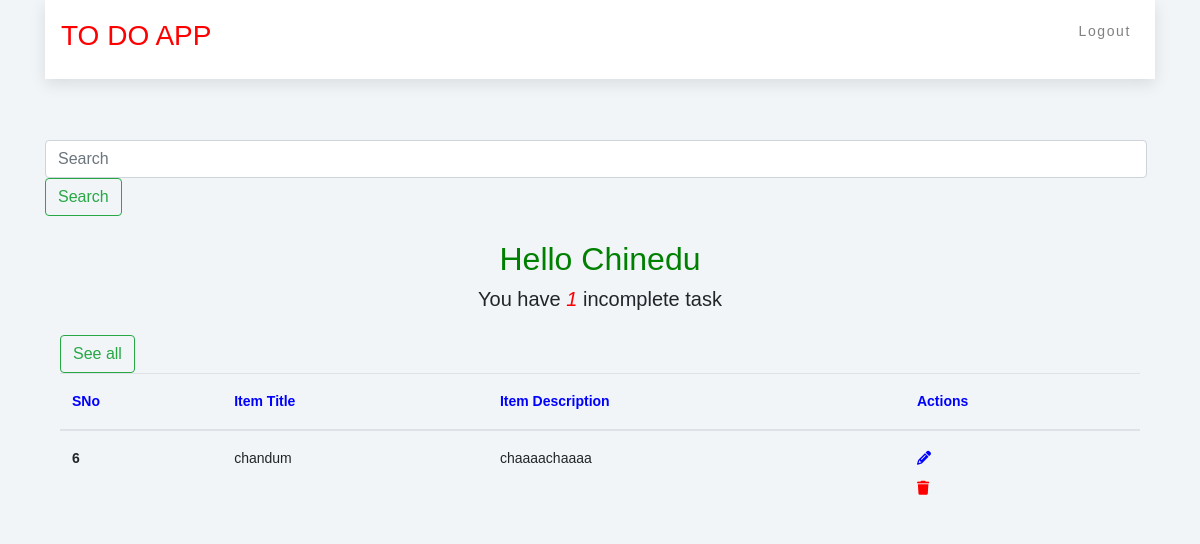
The page / (signed in) on the database its author committed.
### home/models.py (models this page shows, shortened)
class Task(models.Model):
    user = models.ForeignKey(User, on_delete=models.CASCADE, null=True, blank=True)
    title = models.CharField(max_length=200)
    description = models.TextField(null=True, blank=True)
    complete = models.BooleanField(default=False)
    created = models.DateTimeField(auto_now_add=True)
    class Meta:
        ordering = ['complete']

### home/views.py (the view)
# urls.py: path('', TaskList.as_view(), name="tasks"),
class TaskList(LoginRequiredMixin, ListView):
    model = Task
    context_object_name = 'tasks'
    def get_context_data(self, **kwargs):
        context = super().get_context_data(**kwargs)
        context['tasks'] = context['tasks'].filter(user=self.request.user)
        context['count'] = context['tasks'].filter(complete=False).count()
        search_input = self.request.GET.get('search-area') or ''
        if search_input:
            context['tasks'] = context['tasks'].filter(title__istartswith=search_input)
        context['search_input'] = search_input
        return context

### home/templates/home/task_list.html (shortened to what this page needs)
{% extends 'home/main.html' %}
{% block content %}
{% load static %}
<nav >
    <div class="nav-main" >
        <div class="nav-header" >
            <h3 style="color: red;">TO DO APP</h3>
        </div>
        <ul class="menu">
            {% if request.user.is_authenticated %}
            <li>
                <a href="{% url 'logout' %}">Logout</a>
            </li>
            {% endif %}
        </ul>
    </div>
</nav>
<br/><br/>
<form  class="form-inline my-2 my-lg-0 text-center" method="GET">
    <input class="form-control mr-sm-2" type="text" placeholder="Search" name="search-area" value="{{search_input}}" aria-label="Search" style="width:100%;">
    <br/>
    <button class="btn btn-outline-success my-2 my-sm-0" type="submit">Search</button>
</form>
    <div class="container my-4">
        <h2 style="color:green" class="text-center">Hello {{request.user|title}}</h2>
        <h5 class="text-center">You have <i style="color:red">{{count}}</i> incomplete task{{ count|pluralize:"s" }}</h5>
        <div id="items" class="my-4">
            <a href="/"> <button class="btn btn-outline-success my-2 my-sm-0" >See all</button></a>
            <table class="table">
                <thead style="color:blue">
                  <tr>
                    <th scope="col">SNo</th>
                    <th scope="col">Item Title</th>
                    <th scope="col">Item Description</th>
                    <th scope="col">Actions</th>
                  </tr>
                </thead>
                {% for task in tasks %}
                <tbody id="tableBody">
                  <tr>
                    <th scope="row">{{task.id}}</th>
                    <td>{{task.title}}</td>
                    <td>{{task.description}}</td>
                    <td>
                        <a href="{% url 'task-update' task.id %}">
                            <i style="color:blue" class="fa fa-pencil"></i>
                        </a> <br/>
                        <a href="{% url 'task-delete' task.id %}">
                            <i style="color:red" class="fa fa-trash"></i>
                        </a>
                    </td>
                  </tr>
                </tbody>
                  {% endfor %}
              </table>
        </div>
    </div>
{% endblock content %}

### static/style.css (style rules this page uses)
body { margin: 0; padding: 0; font-family: sans-serif; background-color: #f1f5f8; line-height: 2.2; font-size: 0.875rem; }
ul { list-style-type: none; }
a { text-decoration: none; }
nav { background-color: white; box-shadow: 0 5px 15px rgba(0, 0, 0, 0.1); }
.menu a { color:gray; letter-spacing: 0.1rem; display: block; padding: .5rem 1rem; transition: all .3s linear; }
.menu { height: 0; overflow: hidden; transition: all .3s linear; }
.nav-header { display: flex; align-items: center; justify-content: space-between; padding: 1rem; }
@media (min-width: 800px) { .nav-main { max-width: 1170px; margin: 0 auto; display: flex; align-items: center; justify-content: space-between; padding: 1rem; } }
@media (min-width: 800px) { .nav-header { padding: 0; } }
@media (min-width: 800px) { .menu { height: auto; display: flex; } }
.menu a { padding: 0; margin: 0 .5rem; }

### home/templates/home/main.html (style rules this page uses)
body { margin: 0; padding: 0; font-family: sans-serif; background-color: #f1f5f8; line-height: 2.2; font-size: 0.875rem; }
ul { list-style-type: none; }
a { text-decoration: none; }
nav { background-color: white; box-shadow: 0 5px 15px rgba(0, 0, 0, 0.1); }
.menu a { color:gray; letter-spacing: 0.1rem; display: block; padding: .5rem 1rem; transition: all .3s linear; }
.menu { height: 0; overflow: hidden; transition: all .3s linear; }
.nav-header { display: flex; align-items: center; justify-content: space-between; padding: 1rem; }
@media (min-width: 800px) { .nav-main { max-width: 1170px; margin: 0 auto; display: flex; align-items: center; justify-content: space-between; padding: 1rem; } }
@media (min-width: 800px) { .nav-header { padding: 0; } }
@media (min-width: 800px) { .menu { height: auto; display: flex; } }
.menu a { padding: 0; margin: 0 .5rem; }

### rows shown on the page
Task: id "6", title "chandum", description "chaaaachaaaa"

### other values the page prints
{{ request.user|title }} "Chinedu"
{{ count }} "1"
